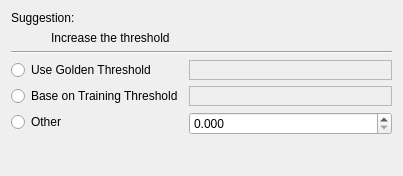
<?xml version="1.0" encoding="UTF-8"?>
<ui version="4.0">
 <class>Suggestion_Threshold_widget</class>
 <widget class="QWidget" name="Suggestion_Threshold_widget">
  <property name="geometry">
   <rect>
    <x>0</x>
    <y>0</y>
    <width>403</width>
    <height>176</height>
   </rect>
  </property>
  <property name="windowTitle">
   <string>Form</string>
  </property>
  <layout class="QVBoxLayout" name="verticalLayout_2">
   <item>
    <layout class="QVBoxLayout" name="verticalLayout">
     <item>
      <widget class="QLabel" name="label">
       <property name="text">
        <string>Suggestion:</string>
       </property>
       <property name="alignment">
        <set>Qt::AlignBottom|Qt::AlignLeading|Qt::AlignLeft</set>
       </property>
      </widget>
     </item>
     <item>
      <widget class="QLabel" name="suggestion_label">
       <property name="text">
        <string>Increase the threshold</string>
       </property>
       <property name="alignment">
        <set>Qt::AlignLeading|Qt::AlignLeft|Qt::AlignVCenter</set>
       </property>
       <property name="margin">
        <number>2</number>
       </property>
       <property name="indent">
        <number>40</number>
       </property>
      </widget>
     </item>
    </layout>
   </item>
   <item>
    <widget class="Line" name="line">
     <property name="midLineWidth">
      <number>0</number>
     </property>
     <property name="orientation">
      <enum>Qt::Horizontal</enum>
     </property>
    </widget>
   </item>
   <item>
    <layout class="QFormLayout" name="formLayout">
     <item row="0" column="0">
      <widget class="QRadioButton" name="golden_radioButton">
       <property name="text">
        <string>Use Golden Threshold</string>
       </property>
      </widget>
     </item>
     <item row="0" column="1">
      <widget class="QLabel" name="Golden_Threshold_label">
       <property name="frameShape">
        <enum>QFrame::StyledPanel</enum>
       </property>
       <property name="text">
        <string/>
       </property>
       <property name="indent">
        <number>4</number>
       </property>
      </widget>
     </item>
     <item row="1" column="0">
      <widget class="QRadioButton" name="train_radioButton">
       <property name="text">
        <string>Base on Training Threshold</string>
       </property>
      </widget>
     </item>
     <item row="1" column="1">
      <widget class="QLabel" name="Train_Threshold_label">
       <property name="frameShape">
        <enum>QFrame::StyledPanel</enum>
       </property>
       <property name="text">
        <string/>
       </property>
       <property name="indent">
        <number>4</number>
       </property>
      </widget>
     </item>
     <item row="2" column="0">
      <widget class="QRadioButton" name="other_radioButton">
       <property name="text">
        <string>Other</string>
       </property>
      </widget>
     </item>
     <item row="2" column="1">
      <widget class="QDoubleSpinBox" name="other_Threshold_doubleSpinBox">
       <property name="decimals">
        <number>3</number>
       </property>
      </widget>
     </item>
    </layout>
   </item>
   <item>
    <spacer name="verticalSpacer">
     <property name="orientation">
      <enum>Qt::Vertical</enum>
     </property>
     <property name="sizeHint" stdset="0">
      <size>
       <width>20</width>
       <height>40</height>
      </size>
     </property>
    </spacer>
   </item>
  </layout>
 </widget>
 <resources/>
 <connections/>
</ui>
